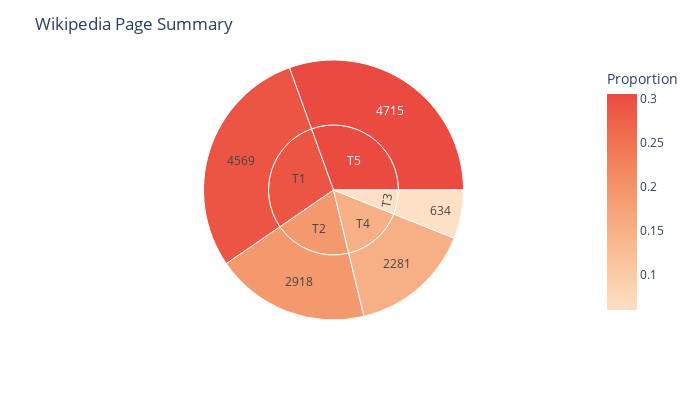

The notebook cell this image was saved under:
### Code cell
import plotly.express as px

fig = px.sunburst(result, path=['Topics', 'Article_count'], values='Proportion',
                  color='Proportion', hover_data=['Article_count'],
                  color_continuous_scale='Peach', width=700, height=400)

fig.update_layout(hoverlabel_font_color='rgb(0,0,0)', title_text='Wikipedia Page Summary')
fig.show()

### Figure 1 — Plotly figure (JSON) as saved in the notebook; plotly's stock layout.template omitted (floating-point values rounded to 4 significant figures)
{"data": [{"branchvalues": "total", "customdata": [[634, 0.06047], [2281, 0.1519], [2918, 0.1918], [4569, 0.2908], [4715, 0.3051], [4569, 0.2908], [2918, 0.1918], [634, 0.06047], [2281, 0.1519], [4715, 0.3051]], "domain": {"x": [0, 1], "y": [0, 1]}, "hovertemplate": "Article_count=%{customdata[0]}<br>Proportion=%{color}<br>labels=%{label}<br>parent=%{parent}<br>id=%{id}<extra></extra>", "ids": ["T3/634", "T4/2281", "T2/2918", "T1/4569", "T5/4715", "T1", "T2", "T3", "T4", "T5"], "labels": ["634", "2281", "2918", "4569", "4715", "T1", "T2", "T3", "T4", "T5"], "marker": {"coloraxis": "coloraxis", "colors": [0.06047, 0.1519, 0.1918, 0.2908, 0.3051, 0.2908, 0.1918, 0.06047, 0.1519, 0.3051]}, "name": "", "parents": ["T3", "T4", "T2", "T1", "T5", "", "", "", "", ""], "type": "sunburst", "values": [0.06047, 0.1519, 0.1918, 0.2908, 0.3051, 0.2908, 0.1918, 0.06047, 0.1519, 0.3051]}], "layout": {"coloraxis": {"colorbar": {"title": {"text": "Proportion"}}, "colorscale": [[0, "rgb(253, 224, 197)"], [0.1667, "rgb(250, 203, 166)"], [0.3333, "rgb(248, 181, 139)"], [0.5, "rgb(245, 158, 114)"], [0.6667, "rgb(242, 133, 93)"], [0.8333, "rgb(239, 106, 76)"], [1, "rgb(235, 74, 64)"]]}, "height": 400, "hoverlabel": {"font": {"color": "rgb(0,0,0)"}}, "legend": {"tracegroupgap": 0}, "margin": {"t": 60}, "title": {"text": "Wikipedia Page Summary"}, "width": 700}}
